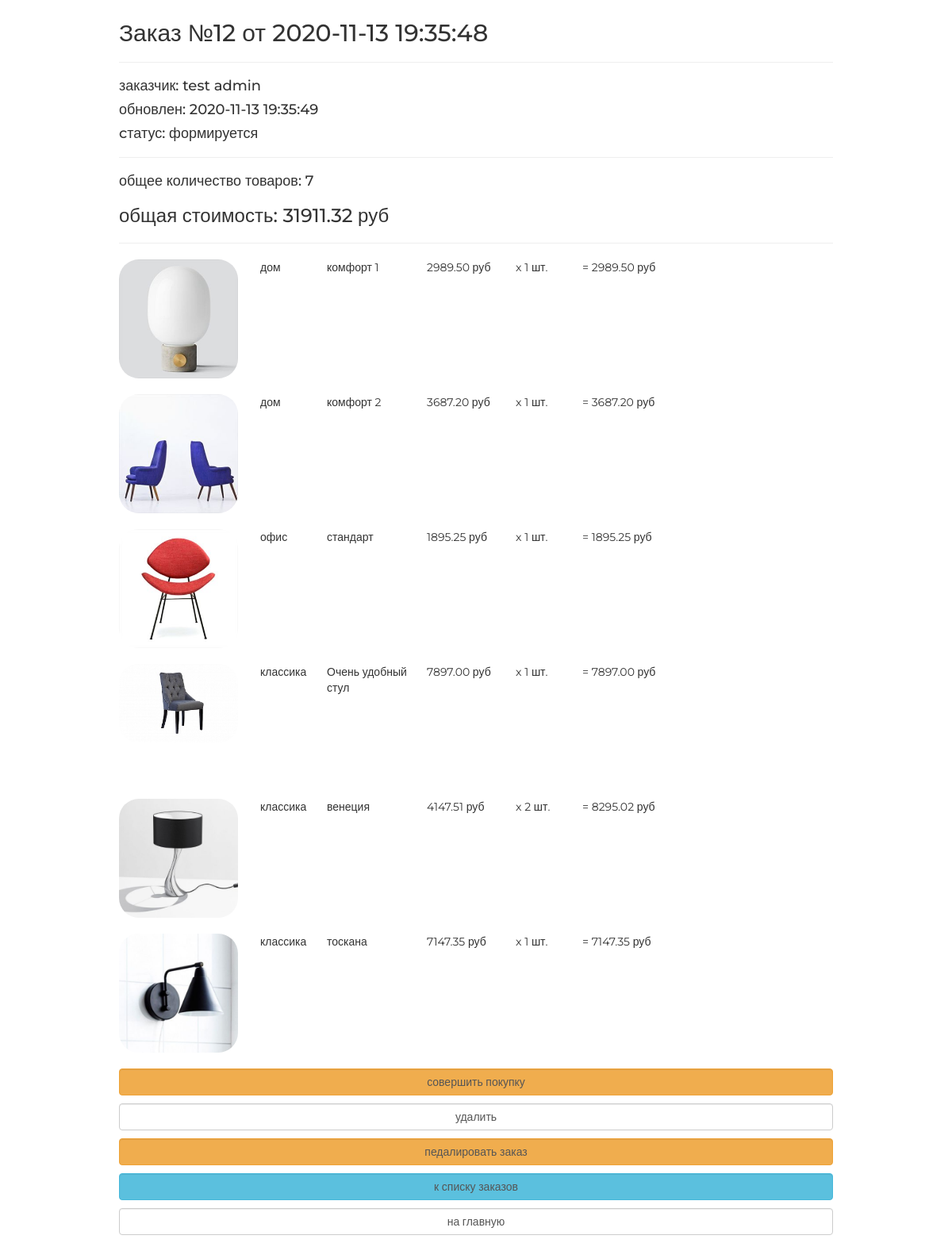
/order/read/12/ (signed in), run on an earlier commit of the app's database.
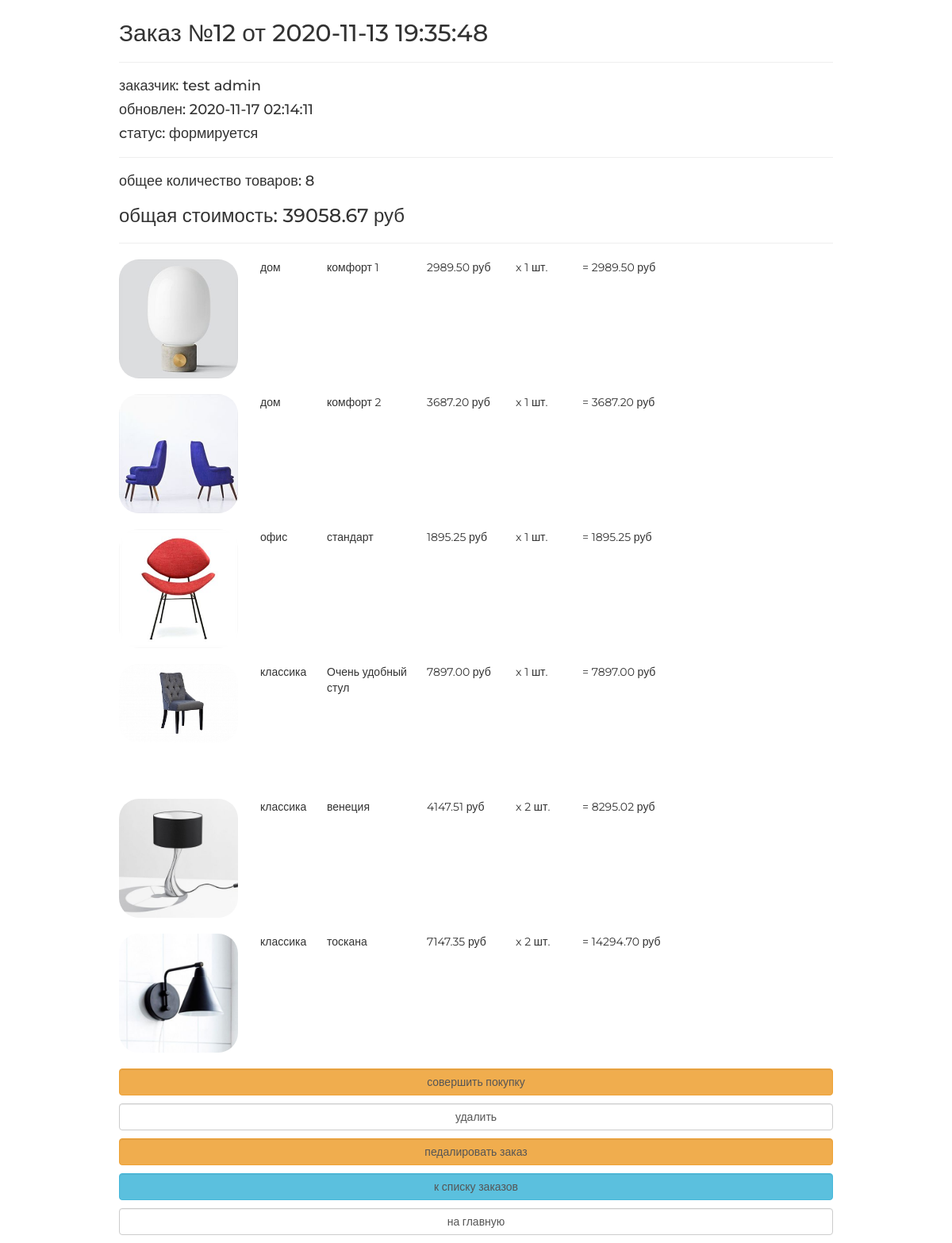
And on a later commit of the database.
### orderapp/models.py (models this page shows, shortened)
class Order(models.Model):
    FORMING = 'FM'
    SENT_TO_PROCESSING = 'STP'
    PROCESSED = 'PRD'
    PAID = 'PD'
    READY = 'RDY'
    DONE = 'DN'
    CANCELLED = 'CNC'
    ORDER_STATUSES = (
        (FORMING, 'формируется'),
        (SENT_TO_PROCESSING, 'отправлен в обработку'),
        (PROCESSED, 'обработан'),
        (PAID, 'оплачен'),
        (READY, 'готов к выдаче'),
        (DONE, 'выдан'),
        (CANCELLED, 'отменен'),
    )
    user = models.ForeignKey(settings.AUTH_USER_MODEL, on_delete=models.CASCADE, verbose_name='пользователь')
    created = models.DateTimeField(auto_now_add=True, verbose_name='дата создания')
    updated = models.DateTimeField(auto_now=True, verbose_name='дата изменения')
    status = models.CharField(max_length=3, choices=ORDER_STATUSES, default=FORMING, verbose_name='статус заказа')
    is_active = models.BooleanField(db_index=True, default=True, verbose_name='активен')
    class Meta:
        ordering = ('-created',)
        verbose_name = 'заказ'
        verbose_name_plural = 'заказы'
    def get_summary(self):
        items = self.orderitems.select_related()
        total_quantity = sum(list(map(lambda x: x.quantity, items)))
        total_cost = sum(list(map(lambda x: x.quantity * x.product.price, items)))
        return {
            'total_quantity': total_quantity,
            'total_cost': total_cost,
        }

class OrderItem(models.Model):
    order = models.ForeignKey(Order, related_name='orderitems', on_delete=models.CASCADE, verbose_name='заказ')
    product = models.ForeignKey(Product, on_delete=models.CASCADE, verbose_name='продукт')
    quantity = models.PositiveSmallIntegerField(default=0, verbose_name='количество')
    def get_product_cost(self):
        return self.product.price * self.quantity

### mainapp/models.py (models this page shows, shortened)
class Product(models.Model):
    category = models.ForeignKey(ProductCategory, on_delete=models.CASCADE)
    name = models.CharField(max_length=128, verbose_name='имя')
    image = models.ImageField(upload_to='products_images', blank=True, verbose_name='изображение')
    short_desc = models.CharField(max_length=128, verbose_name='краткое описание', blank=True)
    description = models.TextField(blank=True, verbose_name='описание')
    price = models.DecimalField(max_digits=8, decimal_places=2, default=0, verbose_name='цена')
    quantity = models.PositiveSmallIntegerField(default=0, verbose_name='количество товара')
    is_active = models.BooleanField(db_index=True, default=True, verbose_name='активен')
    class Meta:
        verbose_name = 'продукт'
        verbose_name_plural = 'продукты'

class ProductCategory(models.Model):
    name = models.CharField(max_length=64, unique=True, verbose_name='имя')
    description = models.TextField(blank=True, verbose_name='описание')
    is_active = models.BooleanField(db_index=True, verbose_name='активна', default=True)
    class Meta:
        verbose_name = 'категория'
        verbose_name_plural = 'категории'

### orderapp/views.py (the view)
# urls.py: path('read/<pk>/', orderapp.OrderRead.as_view(), name='order_read'),
class OrderRead(DetailView):
    model = Order
    @method_decorator(login_required())
    def dispatch(self, *args, **kwargs):
        return super(DetailView, self).dispatch(*args, **kwargs)
    def get_context_data(self, **kwargs):
        context = super().get_context_data(**kwargs)
        context['title'] = f'детали заказа №{self.object.id}'
        return context

### adminapp/templatetags/custom_tags.py (called while the page is built)
@register.filter(name='media_folder_products')
def media_folder_products(string):
    if not string:
        string = 'products_images/default.jpg'
    return f'{settings.MEDIA_URL}{string}'

### mainapp/context_processors.py (called while the page is built)
def basket(request):
    basket_items = []
    if request.user.is_authenticated:
        basket_items = request.user.basket.select_related()
    return {
        'basket': basket_items
    }

### orderapp/templates/orderapp/order_detail.html
{% extends "orderapp/base.html" %}
{% load static %}
{% load custom_tags %}
{% block content %}
    {% include 'orderapp/inc/inc_order_summary.html' %}
    <div class="basket_list">
        {% for item in object.orderitems.select_related %}
            <div class="basket_record">
                <img src="{{ item.product.image|media_folder_products }}"
                     alt="{{ item.product.short_desc }}">
                <span class="category_name">
                   {{ item.product.category.name }}
               </span>
                <span class="product_name">{{ item.product.name }}</span>
                <span class="product_price">
                   {{ item.product.price }}&nbspруб
               </span>
                <span class="product_quantitiy">
                   x {{ item.quantity }} шт.
               </span>
                <span class="product_cost">
                    = {{ item.get_product_cost }}&nbspруб
               </span>
            </div>
        {% endfor %}
    </div>
    {% include 'orderapp/inc/inc_order_actions.html' %}
{% endblock %}

### orderapp/templates/orderapp/inc/inc_order_summary.html (shortened to what this page needs)
{% if object %}
    <div class="h2">Заказ №{{ object.pk }} от {{ object.created|date:"Y-m-d H:i:s" }}</div>
    <hr>
    <div class="h4">заказчик: {{ user.last_name }} {{ user.first_name }} </div>
    <div class="h4">обновлен: {{ object.updated|date:"Y-m-d H:i:s" }}</div>
    <div class="h4">cтатус: {{ object.get_status_display }}</div>
    <hr>
    {% with object_summary=object.get_summary %}
        <div class="h4">
            общее количество товаров:
            <span class="order_total_quantity">
            {{ object_summary.total_quantity }}
        </span>
        </div>
        <div class="h3">
            общая стоимость:
            <span class="order_total_cost">
            {{ object_summary.total_cost }}
        </span> руб
        </div>
    {% endwith %}
{% endif %}
<hr>

What changed in the data, as far as the page shows it:
changed Order "формируется": updated "2020-11-13 19:35:49" → "2020-11-17 02:14:11"
changed OrderItem "тоскана": quantity "1" → "2"; get_product_cost "7147.35" → "14294.70"
Also different on the page:
{{ object_summary.total_quantity }}: "7" → "8"
{{ object_summary.total_cost }}: "31911.32" → "39058.67"
